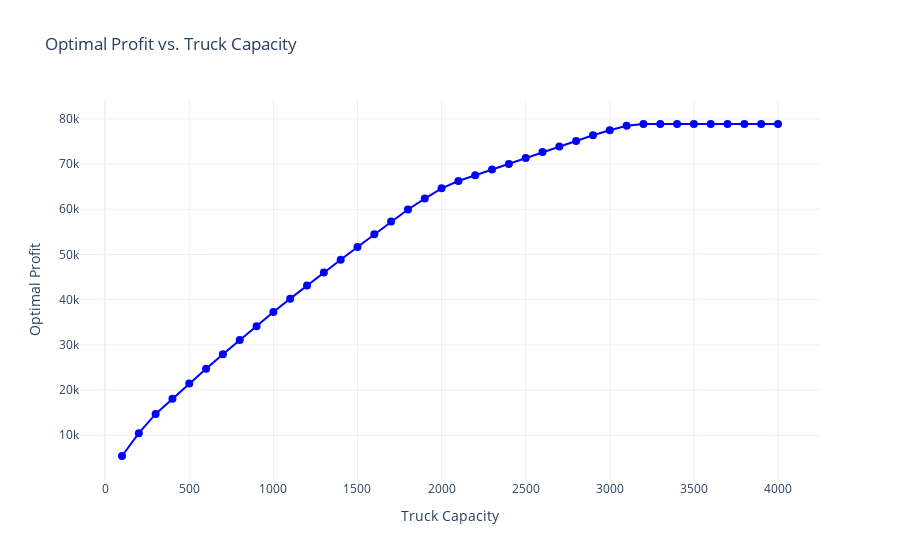

Notebook source saved alongside this figure:
### Code cell
# Interative Plot

plot_interative_optimal_profit(results)

### Figure 1 — Plotly figure (JSON) as saved in the notebook; plotly's stock layout.template omitted (floating-point values rounded to 4 significant figures)
{"data": [{"line": {"width": 2}, "marker": {"color": "blue", "size": 8}, "mode": "lines+markers", "type": "scatter", "x": [100, 200, 300, 400, 500, 600, 700, 800, 900, 1000, 1100, 1200, 1300, 1400, 1500, 1600, 1700, 1800, 1900, 2000, 2100, 2200, 2300, 2400, 2500, 2600, 2700, 2800, 2900, 3000, 3100, 3200, 3300, 3400, 3500, 3600, 3700, 3800, 3900, 4000], "y": [5409.0, 10450.0, 14720.0, 18100.0, 21430.0, 24710.0, 27910.0, 31050.0, 34140.0, 37260.0, 40230.0, 43140.0, 46020.0, 48820.0, 51650.0, 54480.0, 57290.0, 59950.0, 62360.0, 64640.0, 66250.0, 67510.0, 68800.0, 70000.0, 71350.0, 72650.0, 73890.0, 75110.0, 76380.0, 77470.0, 78460.0, 78870.0, 78870.0, 78870.0, 78870.0, 78870.0, 78870.0, 78870.0, 78870.0, 78870.0]}], "layout": {"title": {"text": "Optimal Profit vs. Truck Capacity"}, "xaxis": {"title": {"text": "Truck Capacity"}}, "yaxis": {"title": {"text": "Optimal Profit"}}}}
